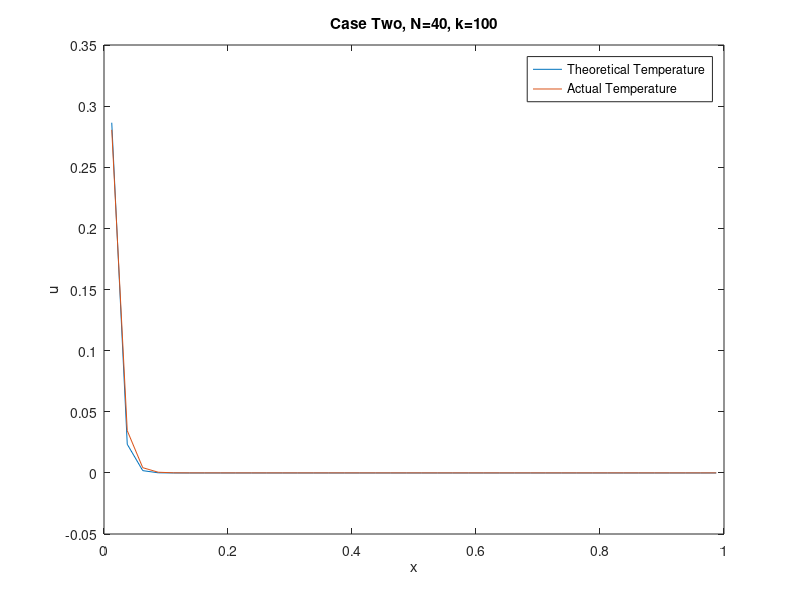

This figure's MATLAB source:
%%Boundary Conditions and givens
n=40; %increase for grid convergence
L=1;
k=100;
lambda=(k^2);
U0=1;
v=1;
h=L/n;
a=ones(n+2,1);                          %superdiagonal
b=-(2+lambda*(h^2))*ones(n+2,1);        %diagonal
c=ones(n+2,1);                          %subdiagonal
d=zeros(n+2,1);
b(1)=1;     
c(1)=1;     
a(n+2)=1;   
b(n+2)=1;
d(1)=2*U0;

c1=zeros(n+2,1);
d1=zeros(n+2,1);
d1(1)=d(1)/b(1);
c1(1)=c(1)/b(1);

for i=2:n+2
c1(i)=c(i)/(b(i)-a(i)*c1(i-1));
d1(i)=(d(i)-a(i)*d1(i-1))/(b(i)-a(i)*c1(i-1));
end
%back substitution
u=zeros(n+2,1);
u(n+2)=d1(n+2);
for i=n+1:-1:1
    u(i)=d1(i)-c1(i)*u(i+1);
end
%%Graphing
x=h/2:h:(L-h/2);
ut=(((sinh(k*(L-x))+sinh(k*x))/sinh(k*L))-1)*(1/(k^2))+U0*(sinh(k*(L-x))/sinh(k*L));
%%plot(x,ut,x,u(2:n+1))
%%title('Case One, N=20, k=100')
%%xlabel('x')
%%ylabel('u')
%%legend('Theoretical Temperature','Actual Temperature')

%%Part 2
h=L/n;
U0=1
a=-ones(n+2,1);
b=(2+lambda*(h^2))*ones(n+2,1);
c=-ones(n+2,1);
d=zeros(n+2,1);
b(1)=1;
a(n+2)=1;
c(1)=-1
b(n+2)=1
d(1)=n*2*h;
%%Forward elimination
d1=zeros(n+2,1);
c1=zeros(n+2,1);
d1(1)=d(1)/b(1);
c1(1)=c(1)/b(1);
for i=2:n+2
    c1(i)=c(i)/(b(i)-a(i)*c1(i-1));
    d1(i)=(d(i)-a(i)*d1(i-1))/(b(i)-a(i)*c1(i-1));
end
%Back Substitiution
u=zeros(n+2,1);
u(n+2)=d1(n+2);
for i=n+1:-1:1
    u(i)=d1(i)-c1(i)*u(i+1);
end
ut2=((cosh(k*x)/cosh(k*L))-1)*(1/(k^2))-(v/k)*(sinh(k*(L-x))/cosh(k*L));
plot(x,ut2,x,u(2:n+1))
plot(x,ut,x,u(2:n+1))
title('Case Two, N=40, k=100')
xlabel('x')
ylabel('u')
legend('Theoretical Temperature','Actual Temperature')
